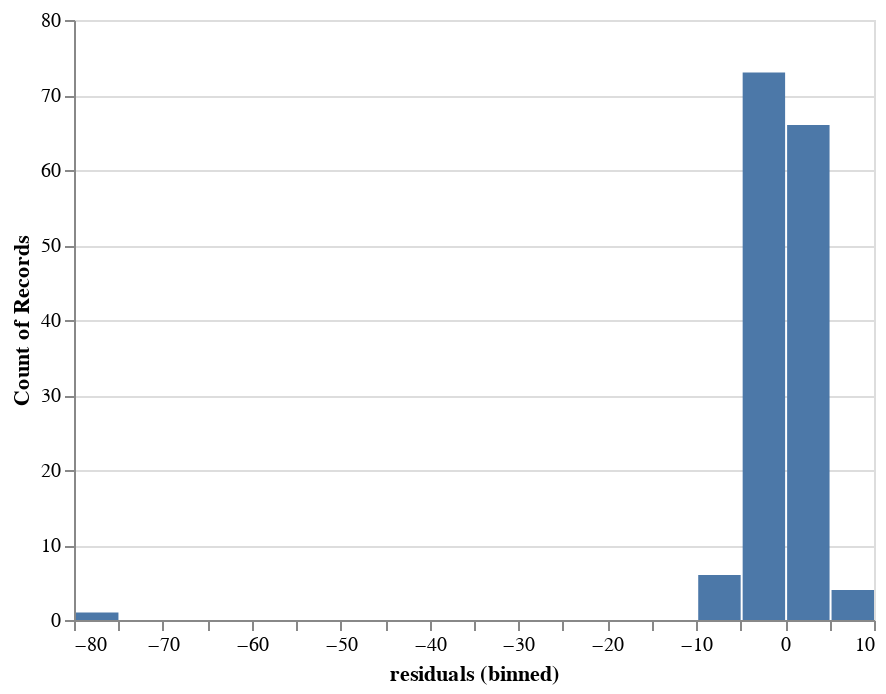

This figure's notebook cell:
### Code cell
#TODO: weird outlier at -80?
alt.Chart(pd.DataFrame({"residuals": ee_residuals})).mark_bar().encode(
    alt.X("residuals:Q", bin=alt.Bin(maxbins=30)), y="count():Q"
)

### Figure 1 — Vega-Lite specification as saved in the notebook (floating-point values rounded to 4 significant figures; data arrays with more than 128 entries replaced by an {"elided": "..."} marker saying what was removed)
{"config": {"view": {"continuousWidth": 400, "continuousHeight": 300}}, "data": {"name": "data-b39c055d64651ea63f5b4ecb839ec132"}, "mark": "bar", "encoding": {"x": {"type": "quantitative", "bin": {"maxbins": 30}, "field": "residuals"}, "y": {"type": "quantitative", "aggregate": "count"}}, "$schema": "https://vega.github.io/schema/vega-lite/v4.8.1.json", "datasets": {"data-b39c055d64651ea63f5b4ecb839ec132": {"elided": "150 records"}}}
